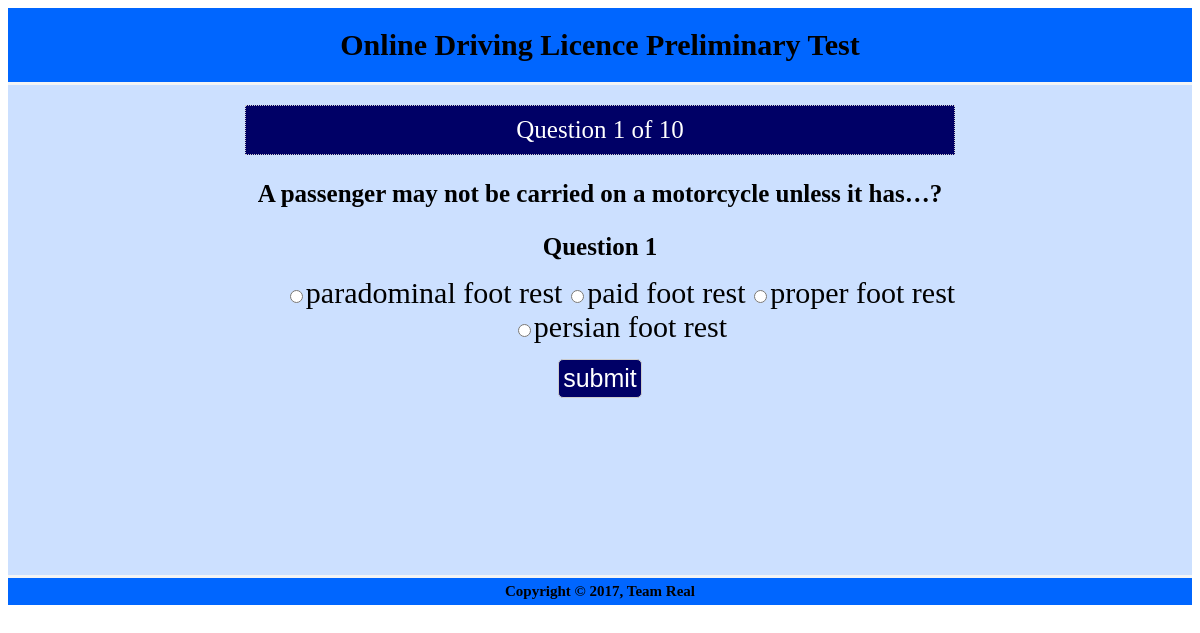
The page /question.php?n=1 on the database its author committed.
### tables this page shows
CREATE TABLE `questions` (
  `question_number` int(11) NOT NULL,
  `text` text NOT NULL
);

CREATE TABLE `choices` (
  `id` int(11) NOT NULL,
  `question_number` int(11) NOT NULL,
  `is_correct` tinyint(1) NOT NULL DEFAULT '0',
  `text` text NOT NULL
);

### question.php (the view, shortened to what this page needs)
<?php include 'database.php'; ?>
<?php
	$number = (int) $_GET['n'];
	$query = "SELECT * FROM questions WHERE question_number=$number";
	$result = $mysqli->query($query);
	$question = $result->fetch_assoc();
	$query1 = "SELECT * FROM choices WHERE question_number= '$number' ";
	$choices = $mysqli->query($query1);
	$query = "SELECT * FROM questions";
		$results = $mysqli->query($query);
		$total = $results->num_rows;
?>
<!DOCTYPE html>
<html>
<head>
	<link rel="stylesheet" href="css/style.css" type="text/css">
</head>
<body>
	<header>
		<div class="container">
			<h1>Online Driving Licence Preliminary Test</h1>
		</div>
	</header>
	<main>
		<div class="container">
			<div class="current">
				<font color="white">Question <?php echo $question['question_number'];?> of <?php echo $total; ?></font>
				</div>
				<p class="question">
					<strong><?php echo $question['text']; ?></strong>
				</p>
				<strong id="qst">Question <?php echo $number; ?></strong>
				<form method="post" action="process.php">
					<ul class="choices">
					<?php while($row = $choices->fetch_assoc()): ?>
						<li><input type="radio" name="choice" value="<?php echo $row['id']; ?>"><?php echo $row['text']; ?></li>
					<?php endwhile; ?>
					</ul>
					<input type="submit" name="submit" value="submit" />
				</form>
		</div>
	</main>
	<footer>
		<div class="container">
			<strong>Copyright &copy; 2017, Team Real</strong>
		</div>
	</footer>
</body>
</html>

### style.css (style rules this page uses)
body { font-family: aerial; font-size: 15px; line-height: 1.6m; }
li { list-style: none; font-size: 25px; }
.container { width:60%; margin: 0 auto; overflow: auto; }
header { border-bottom: 3px #f4f4f4 solid; text-align: center; background-color: #0066FF; }
footer { border-top: 3px #f4f4f4 solid; text-align: center; background-color: #0066FF; padding-top: 5px; padding-bottom: 5px; bottom:0; position: fixed background-color: #0066FF; }
main { padding-bottom: 20px; text-align: center; background-color: #cce0ff; height: 470px; }
.current { padding: 10px; background-color: #000066; border: #ccc dotted 1px; margin: 20px 0 10px 0; font-size: 25px; }
.question { font-size: 25px; }
.choices li { font-size: 30px; display: inline-block; }
input[type='submit'] { font-size: 25px; color: #fff; padding: 4px; border-radius: 5px; border: 1px #ccc solid; background-color: #000066; }
#qst { font-size: 25px; }

### rows shown on the page
questions: question_number "1", text "A passenger may not be carried on a motorcycle unless it has…?"
choices: text "paradominal foot rest"
choices: text "paid foot rest"
choices: text "proper foot rest"
choices: text "persian foot rest"

### other values the page prints
$total "10"
$number "1"
